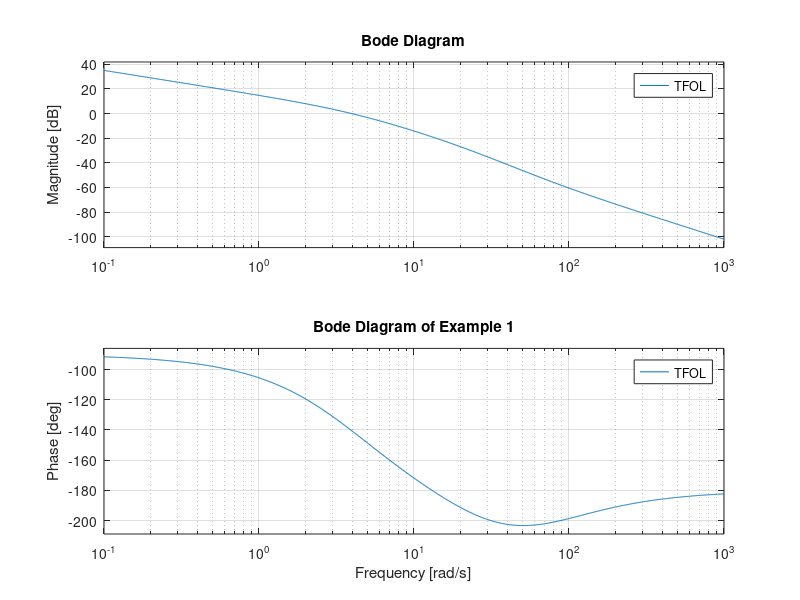
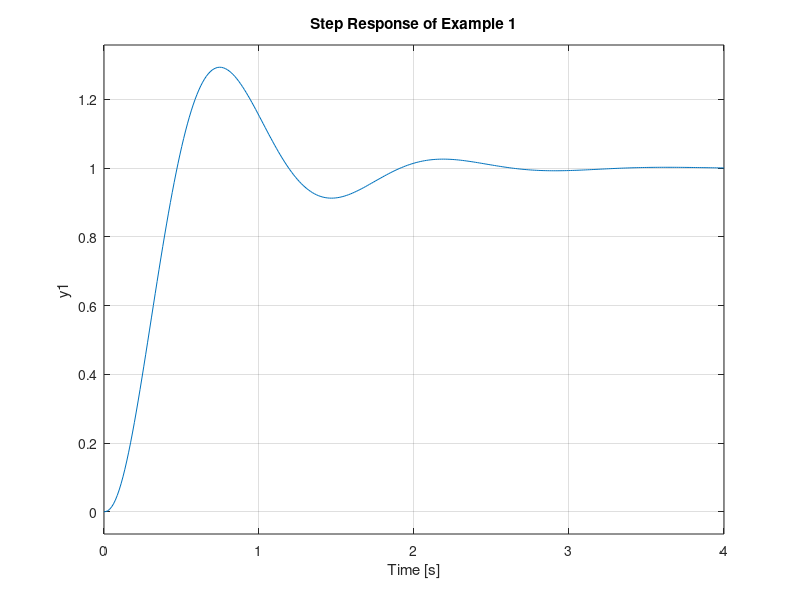
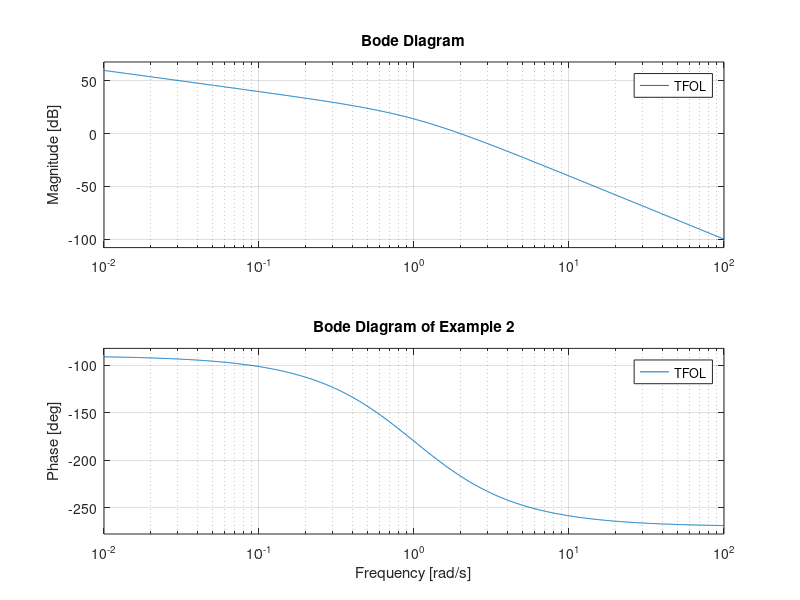
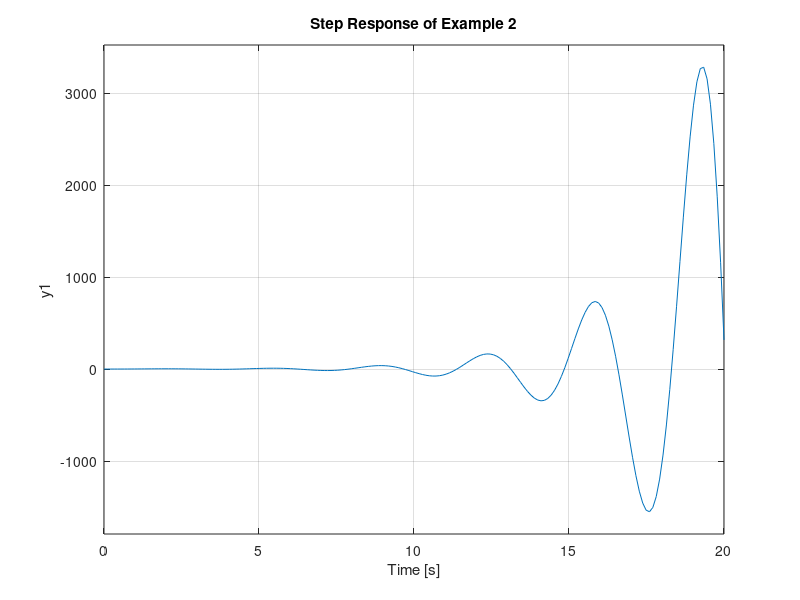

Source code (MATLAB) for these figures, in order:
% Control Theory
% 19/06/2020
% Nico Antonelli

% --- Bode Diagrams ---


%% First Example: Stable
% Yeah, "%%" opens a new section OMG

% Open Loop TF - Bode Diagram
TFOL = zpk([-70], [0, -4, -25], 8);
bode(TFOL);
title('Bode Diagram of Example 1');

% Step Response
figure(2);
TFDT = TFOL; % Direct Transference TF (With Unitary Feedback)
TFCL = feedback(TFDT, 1); % Closed Loop TF - Step Response
step(TFCL);
title('Step Response of Example 1');

%% Second Example: Unstable

figure(3);
TFOL = zpk([], [0, -1, -1], 10);
bode(TFOL);
title('Bode Diagram of Example 2');

figure(4);
TFDT = TFOL;
TFCL = feedback(TFDT, 1);
step(TFCL);
title('Step Response of Example 2');

%% Third Example: Critically Stable

figure(5);
TFOL = zpk([], [0, -1, -1], 2);
bode(TFOL);
title('Bode Diagram of Example 3');

figure(6);
TFDT = TFOL;
TFCL = feedback(TFDT, 1);
step(TFCL);
title('Step Response of Example 3');
